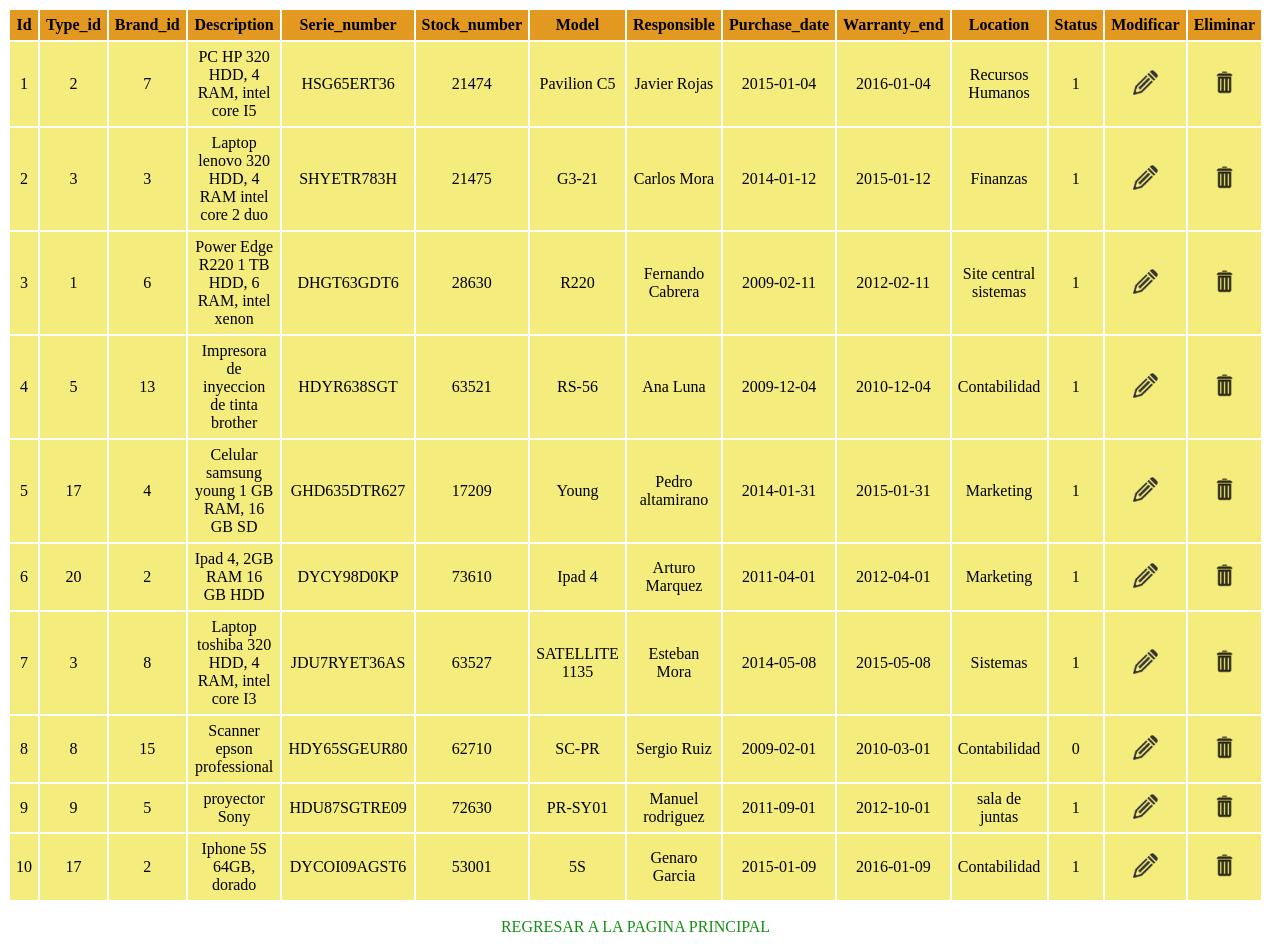
/no-rem-reg-rel-dev.php, run on the app's committed database.
### tables this page shows
CREATE TABLE IF NOT EXISTS `devices` (
  `id` int(11) NOT NULL AUTO_INCREMENT,
  `type_id` int(11) NOT NULL,
  `brand_id` int(11) NOT NULL,
  `description` varchar(60) DEFAULT NULL,
  `serie_number` varchar(30) DEFAULT NULL,
  `stock_number` int(11) DEFAULT NULL,
  `model` varchar(20) DEFAULT NULL,
  `responsible` varchar(30) DEFAULT NULL,
  `purchase_date` date DEFAULT NULL,
  `warranty_end` date NOT NULL,
  `location` varchar(30) DEFAULT NULL,
  `status` tinyint(4) DEFAULT NULL,
  PRIMARY KEY (`id`,`type_id`,`brand_id`),
  KEY `fk_equipos_marcas_idx` (`brand_id`),
  KEY `fk_equipos_tipos1_idx` (`type_id`)
);

### connect.php (called while the page is built, shortened)
<?php
class connection {
	private $server;
	private $user;
	private $password;
	private $database;
	protected $connection;
	private function getServer() {
		return $this->server;
	}
	private function setServer($server) {
		$this->server = $server;
	}
	private function getUser() {
		return $this->user;
	}
	private function setUser($user) {
		$this->user = $user;
	}
	private function getPassword() {
		return $this->password;
	}
	private function setPassword($password) {
		$this->password = $password;
	}
	private function getDatabase() {
		return $this->database;
	}
	private function setDatabase($database) {
		$this->database = $database;
	}
	public function connect() {
		$this->connection = new mysqli($this->getServer(), $this->getUser(), $this->getPassword(), $this->getDatabase())
		or die($this->connection->connect_error);
	}
}
?>

### functions.php (called while the page is built, shortened)
<?php
include("connect.php");
class functions extends connection {
	public function selectSQL($tab,$ins=array(),$claus) {
		$rows=array();
		if(!empty($ins)) {
			$val=$this->concat($ins);
			$selectSQL="SELECT ".$val[0]." FROM ".$tab." ".$claus;
		} else {
			$selectSQL="SELECT * FROM ".$tab." ".$claus;
		}
		$res=$this->connection->query($selectSQL) or die($this->connection->connect_error);
		while($row=$res->fetch_assoc()) {
			$rows[]=$row;
		}
		return $rows;
	}
}
?>

### no-rem-reg-rel-dev.php (the view, shortened to what this page needs)
<?php
include("functions.php");
$fun=new functions();
$rows=$fun->selectSQL("devices",array(),"");
?>
<!doctype html>
<html>
<head>
    <link rel="stylesheet" type="text/css" href="css/style.css">
</head>
<body>
    <table>
    <?php
    $flag=true;
    foreach($rows as $row) {
        if($flag) {
            echo "<thead>
                  <tr>";
            foreach($row as $element => $object) {
                echo "<th>".$element."</th>";
            }
            echo "<th>modificar</th>
                  <th>eliminar</th>
                  </tr>
                  </thead>";
            $flag=false;
        }
        echo "<tr>";
        foreach($row as $element => $object) {
            echo "<td>".$object."</td>";
        }
		$flag=true;
		foreach($row as $element => $object) {
			if($flag) {
				echo "<td><a href='edit.php?".$element."=".$object."'><img src='img/edit.png'/></a></td>
					  <td><a href='delete.php?".$element."=".$object."&reg=devices'><img src='img/delete.png'/></a></td>";
				$flag=false;
			}
		}
		echo "</tr>";
    }
    ?>
    </table>
    <center><p><a href="index.php">REGRESAR A LA PAGINA PRINCIPAL</a></p></center>
</body>
</html>

### css/style.css (style rules this page uses)
a { color: #149013; text-decoration: none; }
img { height: 25px; width: 25px; }
table { margin: 0 auto; text-align: center; }
table thead tr th { background-color: #E39920; border: 2px solid transparent; padding: 4px; text-transform: capitalize; }
table tr td { background-color: #F4EC7D; border: 2px solid transparent; padding: 4px; }

### data on the page
devices: element "Id", element "Type_id", element "Brand_id", element "Description", element "Serie_number", element "Stock_number", element "Model", element "Responsible", element "Purchase_date", element "Warranty_end", element "Location", element "Status", id "1", type "2", brand "7", description "PC HP 320 HDD, 4 RAM, intel core I5", serie_number "HSG65ERT36", stock_number "21474", model "Pavilion C5", responsible "Javier Rojas", purchase_date "2015-01-04", warranty_end "2016-01-04", location "Recursos Humanos", status "1"
devices: id "2", type "3", brand "3", description "Laptop lenovo 320 HDD, 4 RAM intel core 2 duo", serie_number "SHYETR783H", stock_number "21475", model "G3-21", responsible "Carlos Mora", purchase_date "2014-01-12", warranty_end "2015-01-12", location "Finanzas", status "1"
devices: id "3", type "1", brand "6", description "Power Edge R220 1 TB HDD, 6 RAM, intel xenon", serie_number "DHGT63GDT6", stock_number "28630", model "R220", responsible "Fernando Cabrera", purchase_date "2009-02-11", warranty_end "2012-02-11", location "Site central sistemas", status "1"
devices: id "4", type "5", brand "13", description "Impresora de inyeccion de tinta brother", serie_number "HDYR638SGT", stock_number "63521", model "RS-56", responsible "Ana Luna", purchase_date "2009-12-04", warranty_end "2010-12-04", location "Contabilidad", status "1"
devices: id "5", type "17", brand "4", description "Celular samsung young 1 GB RAM, 16 GB SD", serie_number "GHD635DTR627", stock_number "17209", model "Young", responsible "Pedro altamirano", purchase_date "2014-01-31", warranty_end "2015-01-31", location "Marketing", status "1"
devices: id "6", type "20", brand "2", description "Ipad 4, 2GB RAM 16 GB HDD", serie_number "DYCY98D0KP", stock_number "73610", model "Ipad 4", responsible "Arturo Marquez", purchase_date "2011-04-01", warranty_end "2012-04-01", location "Marketing", status "1"
devices: id "7", type "3", brand "8", description "Laptop toshiba 320 HDD, 4 RAM, intel core I3", serie_number "JDU7RYET36AS", stock_number "63527", model "SATELLITE 1135", responsible "Esteban Mora", purchase_date "2014-05-08", warranty_end "2015-05-08", location "Sistemas", status "1"
devices: id "8", type "8", brand "15", description "Scanner epson professional", serie_number "HDY65SGEUR80", stock_number "62710", model "SC-PR", responsible "Sergio Ruiz", purchase_date "2009-02-01", warranty_end "2010-03-01", location "Contabilidad", status "0"
devices: id "9", type "9", brand "5", description "proyector Sony", serie_number "HDU87SGTRE09", stock_number "72630", model "PR-SY01", responsible "Manuel rodriguez", purchase_date "2011-09-01", warranty_end "2012-10-01", location "sala de juntas", status "1"
devices: id "10", type "17", brand "2", description "Iphone 5S 64GB, dorado", serie_number "DYCOI09AGST6", stock_number "53001", model "5S", responsible "Genaro Garcia", purchase_date "2015-01-09", warranty_end "2016-01-09", location "Contabilidad", status "1"
